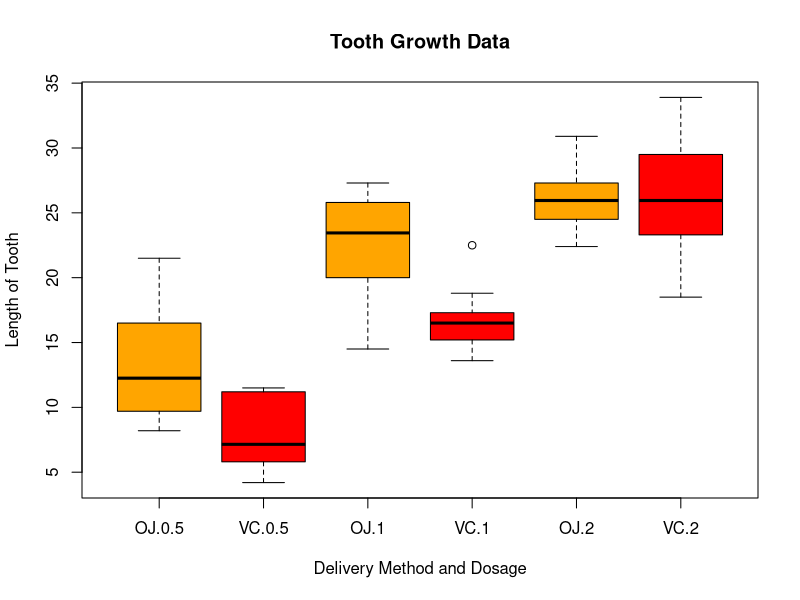

This figure's R source:
## ---- chunk 1
library(datasets)
data(ToothGrowth)

#Get the first few rows of the data
head(ToothGrowth,2)
## ---- chunk 2
boxplot(len ~ supp * dose, data=ToothGrowth, col=(c("orange", "red")), 
        ylab="Length of Tooth", xlab="Delivery Method and Dosage", 
        main="Tooth Growth Data")
## ---- chunk 3
#set dose to factor to get count
ToothGrowth$dose <- as.factor(ToothGrowth$dose)
summary(ToothGrowth)
## ---- chunk 4
with(ToothGrowth, tapply(len, list(supp,dose), mean))
## ---- chunk 5
#t-test for 0.5mg
OJ_min <- ToothGrowth[ToothGrowth$supp=="OJ" & ToothGrowth$dose=="0.5", 1]
VC_min <- ToothGrowth[ToothGrowth$supp=="VC" & ToothGrowth$dose=="0.5", 1]
t.test(OJ_min, VC_min)
## ---- chunk 6
#t-test for 1mg
OJ_min <- ToothGrowth[ToothGrowth$supp=="OJ" & ToothGrowth$dose=="1", 1]
VC_min <- ToothGrowth[ToothGrowth$supp=="VC" & ToothGrowth$dose=="1", 1]
t.test(OJ_min, VC_min)
## ---- chunk 7
#t-test for 2mg
OJ_min <- ToothGrowth[ToothGrowth$supp=="OJ" & ToothGrowth$dose=="2", 1]
VC_min <- ToothGrowth[ToothGrowth$supp=="VC" & ToothGrowth$dose=="2", 1]
t.test(OJ_min, VC_min)
